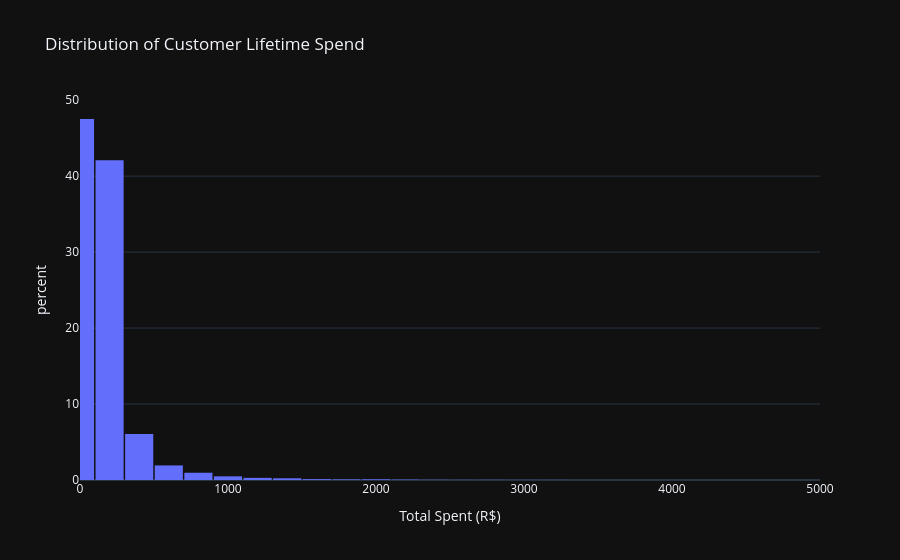

Notebook code for this chart:
### Code cell
fig = px.histogram(df_customers, x='total_spent', nbins=80,
                   title='Distribution of Customer Lifetime Spend',
                   labels={'total_spent': 'Total Spent (R$)'},
                   histnorm='percent')
fig.update_layout(bargap=0.05, xaxis_range=[0, 5000])
fig.update_layout(template='plotly_dark')
fig.show()

### Figure 1 — Plotly figure (JSON) as saved in the notebook; plotly's stock layout.template omitted (floating-point values rounded to 4 significant figures; data arrays with more than 128 entries replaced by an {"elided": "..."} marker saying what was removed)
{"data": [{"bingroup": "x", "histnorm": "percent", "hovertemplate": "Total Spent (R$)=%{x}<br>percent=%{y}<extra></extra>", "legendgroup": "", "marker": {"color": "#636efa", "pattern": {"shape": ""}}, "name": "", "nbinsx": 80, "orientation": "v", "showlegend": false, "type": "histogram", "x": {"elided": "99441 float values"}, "xaxis": "x", "yaxis": "y"}], "layout": {"bargap": 0.05, "barmode": "relative", "legend": {"tracegroupgap": 0}, "title": {"text": "Distribution of Customer Lifetime Spend"}, "xaxis": {"anchor": "y", "domain": [0, 1], "range": [0, 5000], "title": {"text": "Total Spent (R$)"}}, "yaxis": {"anchor": "x", "domain": [0, 1], "title": {"text": "percent"}}}}
